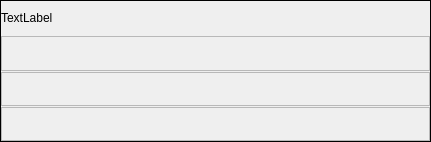
<?xml version="1.0" encoding="UTF-8"?>
<ui version="4.0">
 <class>WidgetGSLibParInputData</class>
 <widget class="QWidget" name="WidgetGSLibParInputData">
  <property name="geometry">
   <rect>
    <x>0</x>
    <y>0</y>
    <width>431</width>
    <height>142</height>
   </rect>
  </property>
  <property name="windowTitle">
   <string>Form</string>
  </property>
  <property name="styleSheet">
   <string notr="true">#WidgetGSLibParInputData
{
border-color: rgb(0, 0, 0);
border-style: solid;
border-width: 1px;
}</string>
  </property>
  <layout class="QVBoxLayout" name="verticalLayout">
   <property name="spacing">
    <number>1</number>
   </property>
   <property name="leftMargin">
    <number>1</number>
   </property>
   <property name="topMargin">
    <number>1</number>
   </property>
   <property name="rightMargin">
    <number>1</number>
   </property>
   <property name="bottomMargin">
    <number>1</number>
   </property>
   <item>
    <widget class="QLabel" name="lblDesc">
     <property name="text">
      <string>TextLabel</string>
     </property>
    </widget>
   </item>
   <item>
    <widget class="QFrame" name="frmFilePart">
     <property name="frameShape">
      <enum>QFrame::StyledPanel</enum>
     </property>
     <property name="frameShadow">
      <enum>QFrame::Raised</enum>
     </property>
     <layout class="QVBoxLayout" name="verticalLayout_3">
      <property name="spacing">
       <number>1</number>
      </property>
      <property name="leftMargin">
       <number>1</number>
      </property>
      <property name="topMargin">
       <number>1</number>
      </property>
      <property name="rightMargin">
       <number>1</number>
      </property>
      <property name="bottomMargin">
       <number>1</number>
      </property>
     </layout>
    </widget>
   </item>
   <item>
    <widget class="QFrame" name="frmVarWgtPairsPart">
     <property name="frameShape">
      <enum>QFrame::StyledPanel</enum>
     </property>
     <property name="frameShadow">
      <enum>QFrame::Raised</enum>
     </property>
     <layout class="QVBoxLayout" name="verticalLayout_5">
      <property name="spacing">
       <number>1</number>
      </property>
      <property name="leftMargin">
       <number>1</number>
      </property>
      <property name="topMargin">
       <number>1</number>
      </property>
      <property name="rightMargin">
       <number>1</number>
      </property>
      <property name="bottomMargin">
       <number>1</number>
      </property>
     </layout>
    </widget>
   </item>
   <item>
    <widget class="QFrame" name="frmTrimmingLimitsPart">
     <property name="frameShape">
      <enum>QFrame::StyledPanel</enum>
     </property>
     <property name="frameShadow">
      <enum>QFrame::Raised</enum>
     </property>
     <layout class="QHBoxLayout" name="horizontalLayout_2">
      <property name="spacing">
       <number>1</number>
      </property>
      <property name="leftMargin">
       <number>1</number>
      </property>
      <property name="topMargin">
       <number>1</number>
      </property>
      <property name="rightMargin">
       <number>1</number>
      </property>
      <property name="bottomMargin">
       <number>1</number>
      </property>
     </layout>
    </widget>
   </item>
  </layout>
 </widget>
 <resources/>
 <connections/>
</ui>
